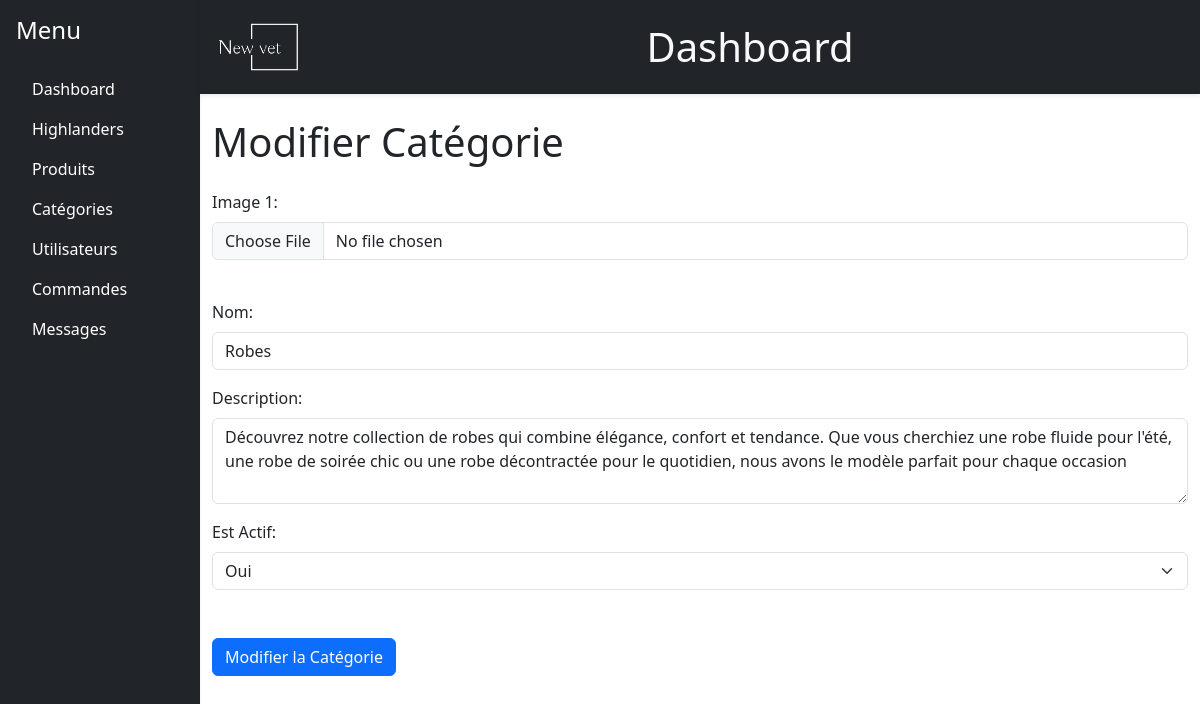
The app's page /backoffice/category.php?id=1 (signed in) with its own data.
### tables this page shows
CREATE TABLE `categories` (
  `id` int(11) NOT NULL,
  `nom` varchar(100) NOT NULL,
  `description` varchar(255) NOT NULL,
  `est_actif` tinyint(1) NOT NULL DEFAULT 1
);

### API/categoriesRequests.php (called while the page is built, shortened)
<?php
function GetCategoryByID($pdo, $categoryID, $activeOnly = 1) {
    $query = "SELECT * FROM categories WHERE id = :categoryID AND est_actif >= :activeOnly";
    $statement = $pdo->prepare($query);
    $statement->bindParam(':categoryID', $categoryID, PDO::PARAM_INT);
    $statement->bindParam(':activeOnly', $activeOnly, PDO::PARAM_INT);
    if (!@$statement->execute()) {
        $errorInfo = $statement->errorInfo();
        $errorMessage = json_encode($errorInfo[2]);
        echo "<script>console.error($errorMessage);</script>";
        return false;
    }
    $category = $statement->fetch(PDO::FETCH_ASSOC);
    return $category;
}

### backoffice/category.php (the view, shortened to what this page needs)
<?php
include_once "../config.php";
include_once "../API/categoriesRequests.php";
$categoryID = $_GET['id'];
$category = GetCategoryById($pdo, $categoryID, 0);
?>
<!DOCTYPE html>
<html lang="fr">
<head>
    <link rel="stylesheet" href="https://cdn.jsdelivr.net/npm/bootstrap-icons@1.11.3/font/bootstrap-icons.min.css">
    <link href="https://cdn.jsdelivr.net/npm/bootstrap@5.3.3/dist/css/bootstrap.min.css" rel="stylesheet">
</head>
<body>
    <div class="container-fluid p-0">
        <div class="row g-0">
            <div class="col-md-2 p-0">
                <?php include 'navbar.php'; ?>
            </div>
            <div class="col-md-10 p-0">
                <?php include 'header.php'; ?>
                <div class="container mt-4">
                    <h1 class="mb-4">Modifier Catégorie</h1>
                    <form id="categoryForm" method="POST" enctype="multipart/form-data">
                        <div class="row mb-3">
                            <div class="col">
                                <label for="image1" class="form-label">Image 1:</label>
                                <input type="file" id="image1" name="image1" class="form-control" accept="image/png">
                                <div class="img-container">
                                </div>
                            </div>
                        </div>
                        <div class="mb-3">
                            <label for="nom" class="form-label">Nom:</label>
                            <input type="text" id="nom" name="nom" class="form-control" value="<?php echo $category['nom']; ?>" required>
                        </div>
                        <div class="mb-3">
                            <label for="description" class="form-label">Description:</label>
                            <textarea id="description" name="description" class="form-control" rows="3" required><?php echo $category['description']; ?></textarea>
                        </div>
                        <div class="mb-5">
                            <label for="isActive" class="form-label">Est Actif:</label>
                            <select id="isActive" name="isActive" class="form-select">
                                <option value="1" <?php echo $category['est_actif'] == 1 ? 'selected' : ''; ?>>Oui</option>
                            </select>
                        </div>
                        <button type="submit" class="btn btn-primary">Modifier la Catégorie</button>
                    </form>
                </div>
            </div>
        </div>
    </div>
</body>
</html>

### backoffice/category.php (style rules this page uses)
.img-container { position: relative; display: inline-block; width: 30%; }

### records on screen
categories: nom "Robes", description "Découvrez notre collection de robes qui combine élégance, confort et tendance. Que vous cherchiez une robe fluide pour l'été, une robe de soirée chic ou une robe décontractée pour le quotidien, nous avons le modèle parfait pour chaque occasion", isActive "Oui"
